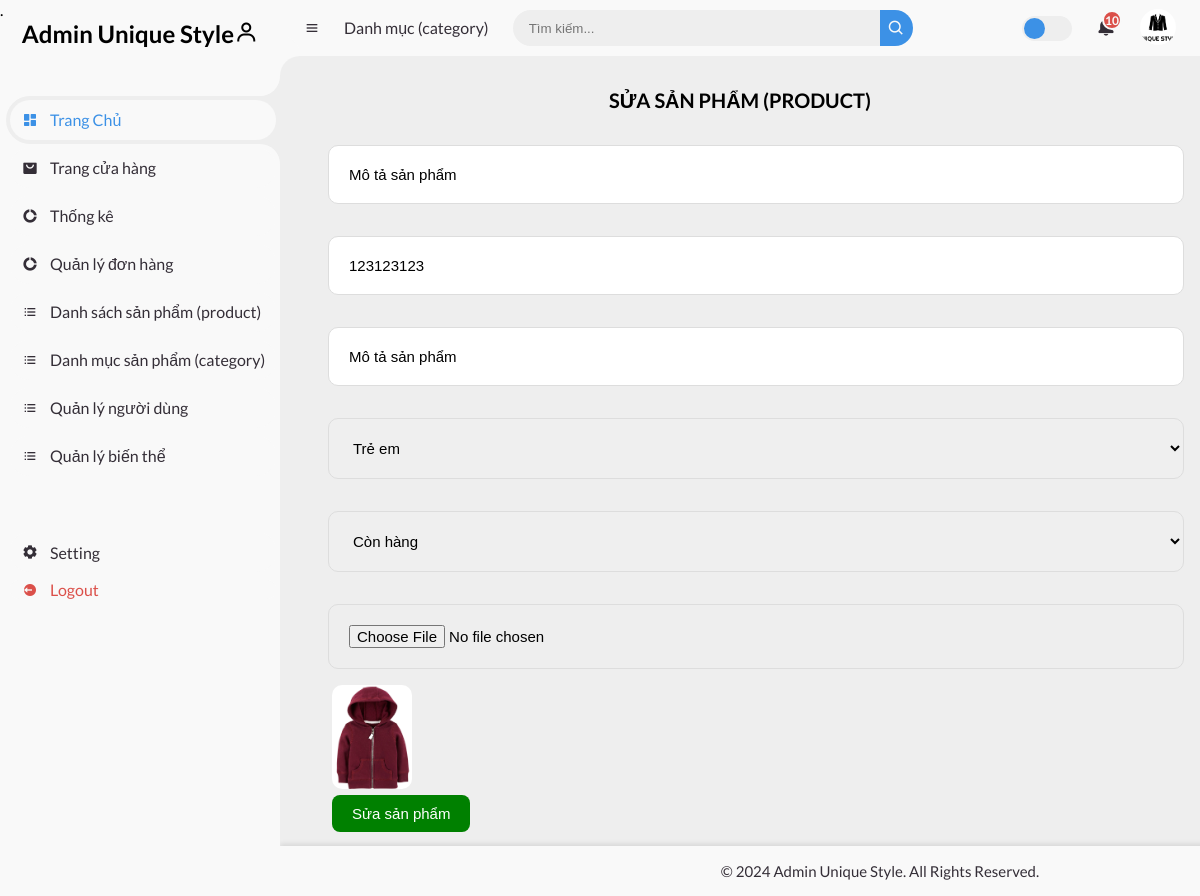
The app's page /admin-page/index.php?act=edit-product&id=10 (signed in), older data.
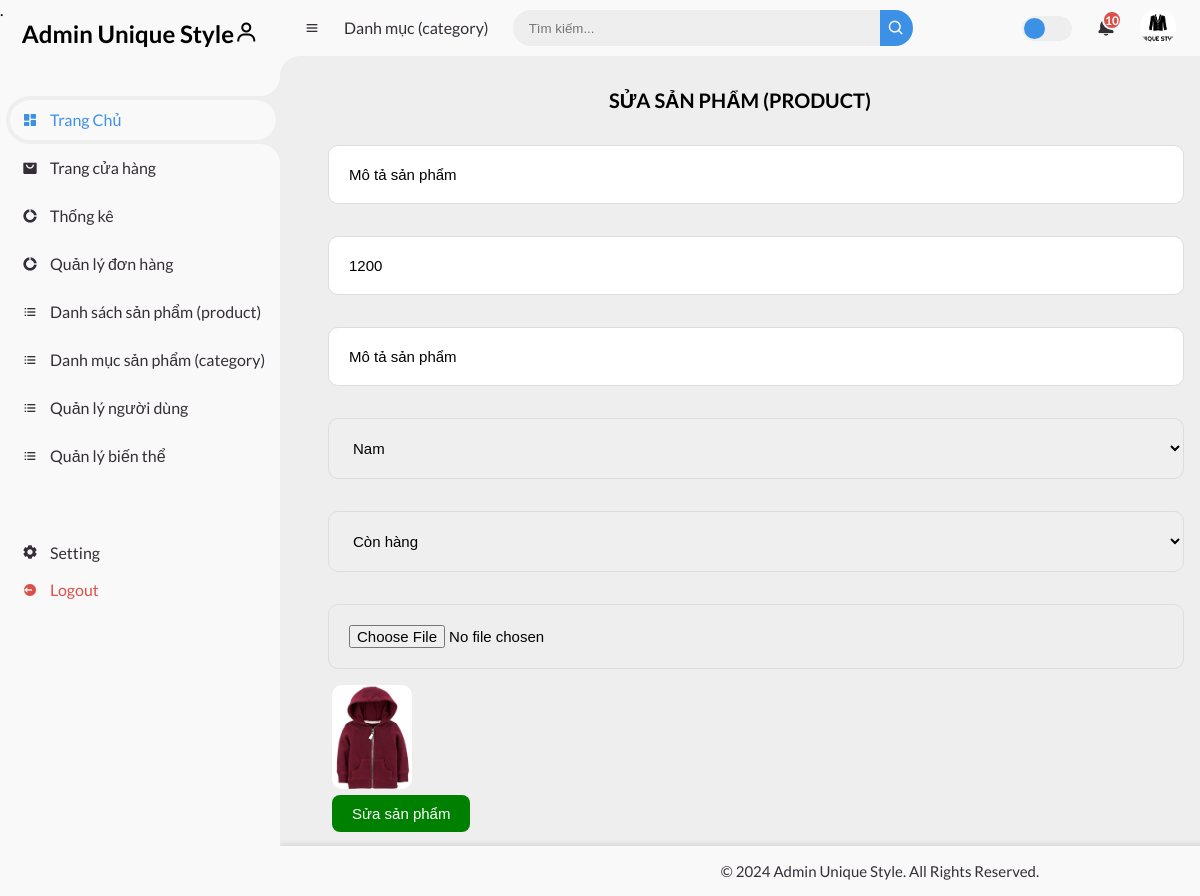
The same page, newer data.
### tables this page shows
CREATE TABLE `products` (
  `id` int NOT NULL,
  `ProductName` varchar(100) NOT NULL,
  `Description` text NOT NULL,
  `Price` int NOT NULL,
  `CategoryID` int NOT NULL,
  `status` int NOT NULL,
  `image` text NOT NULL
);

CREATE TABLE `categories` (
  `CategoryID` int NOT NULL,
  `categoryName` varchar(100) NOT NULL
);

CREATE TABLE `status` (
  `statusID` int NOT NULL,
  `statusName` varchar(100) NOT NULL
);

### controllers/product/ProductController.php (called while the page is built, shortened)
<?php
class ProductController
{
    public $modelProduct;
    public function __construct()
    {
        $this->modelProduct = new Product();
    }
    public function edit()
    {
        $id = $_GET['id'];
        $productDetail = $this->modelProduct->getDetail($id);
        $statusList  = $this->modelProduct->getStatusList();
        $statusCategory  = $this->modelProduct->getCategoryList();
        require_once '../admin-page/views/header.php';
        require_once '../admin-page/views/product/productedit.php';
        require_once '../admin-page/views/footer.php';
    }
}

### admin-page/index.php (called while the page is built, shortened)
<?php
require_once '../common/function.php';
$router = new Router();
require_once '../controllers/product/ProductController.php';
require_once '../models/product/product.php';
$act = $_GET['act'] ?? '/';
$router->add('/', 'AdminController', 'index');
require_once '../routes/product/product.php';
$router->dispatch($act);

### common/function.php (called while the page is built)
<?php
function connectDB()
{
    $host   = DB_HOST;
    $dbname = DB_NAME;
    try {
        $conn = new PDO(
            "mysql:host=$host; dbname=$dbname",
            DB_USERNAME,
            DB_PASSWORD
        );
        $conn->setAttribute(PDO::ATTR_ERRMODE, PDO::ERRMODE_EXCEPTION);
        $conn->setAttribute(PDO::ATTR_DEFAULT_FETCH_MODE, PDO::FETCH_ASSOC);
        return $conn;
    } catch (\PDOException $e) {
        echo 'lỗi kết nối cơ sở dữ liệu' . $e->getMessage();
    }
}
?>

### models/product/product.php (called while the page is built, shortened)
<?php
class Product
{
    public $conn;
    public function __construct()
    {
        $this->conn = connectDB();
    }
    public function getDetail($id)
    {
        try {
            $sql = "SELECT u.*, r.statusName,
                    c.CategoryName
            FROM products u
            LEFT JOIN status r ON u.status = r.statusID
            LEFT JOIN categories c ON u.CategoryID = c.CategoryID
            WHERE u.id = :id";
            $stmt = $this->conn->prepare($sql);
            $stmt->bindParam(':id', $id, PDO::PARAM_INT);
            $stmt->execute();
            return $stmt->fetch();
        } catch (PDOException $e) {
            echo 'Lỗi: ' . $e->getMessage();
            return false;
        }
    }
    public function getStatusList()
    {
        try {
            $sql = "SELECT * FROM status";
            $stmt = $this->conn->prepare($sql);
            $stmt->execute();
            return $stmt->fetchAll(PDO::FETCH_ASSOC);
        } catch (PDOException $e) {
            echo 'Lỗi: ' . $e->getMessage();
            return false;
        }
    }
    public function getCategoryList()
    {
        try {
            $sql = "SELECT * FROM categories";
            $stmt = $this->conn->prepare($sql);
            $stmt->execute();
            return $stmt->fetchAll(PDO::FETCH_ASSOC);
        } catch (PDOException $e) {
            echo 'Lỗi: ' . $e->getMessage();
            return false;
        }
    }
}

### admin-page/views/product/productedit.php (the view, shortened to what this page needs)
<div class="admin-product-form-container">
    <form action="?act=update-product" method="post" enctype="multipart/form-data">
        <h3>Sửa sản phẩm (product)</h3>
        <input type="text" placeholder="Nhập tên của sản phẩm....." name="ProductName" value="<?= $productDetail['ProductName'] ?>" class="box" />
        <input type="number" placeholder="Nhập giá thành sản phẩm....." name="Price" value="<?= $productDetail['Price'] ?>" class="box" />
        <input type="text" placeholder="Mô tả chi tiết về sản phẩm....." name="Description" value="<?= $productDetail['Description'] ?>" class="box" />
        <select name="CategoryID" class="box">
            <?php foreach ($statusCategory as $category): ?>
                <option value="<?= $category['CategoryID'] ?>" <?= $productDetail['CategoryID'] == $category['CategoryID'] ? 'selected' : '' ?>>
                    <?= $category['categoryName'] ?>
                </option>
            <?php endforeach; ?>
        </select>
        <select name="status" class="box">
            <?php foreach ($statusList as $status): ?>
                <option value="<?= $status['statusID'] ?>" <?= $productDetail['status'] == $status['statusID'] ? 'selected' : '' ?>>
                    <?= $status['statusName'] ?>
                </option>
            <?php endforeach; ?>
        </select>
        <input type="file" name="image" class="box" /><br>
        <td>
            <img src="<?= $productDetail['image']; ?>" alt="Hình ảnh" width="80px" style="margin-left:20px;border-radius: 10px;">
        </td><br>
        <button type="submit" class="edit" style="margin-left:20px">Sửa sản phẩm</button>
    </form>
</div>

Row changes from the older to the newer data that the page shows:
changed products "Mô tả sản phẩm": Price "123123123" → "1200"; CategoryID "Trẻ em" → "Nam"
